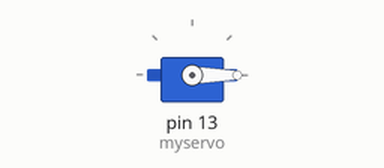
Bench run of a sketch on a simulated Arduino Uno, built with avr-gcc and run on an emulated ATmega328P. Parts: servo.

Above: at 0.05 s.
Timing chart, 0 to 3.7 s (numbered marks = the images above):
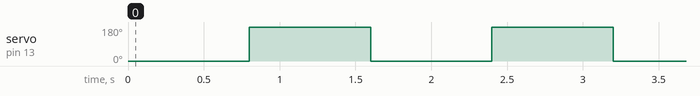

The sketch:

Servo_basic.ino
```cpp
#include <Servo.h>

int position = 0;

Servo myservo; // Creating a Servo object

void setup() {

	myservo.attach(13); // Attaching pin 13 to myservo object
}

void servo_sweep(int pos, int pause){ // Sweeps to a position and exits after a delay;
	myservo.write(pos);
	delay(pause);
	return;
}


void loop() {

	servo_sweep(0,800);
	servo_sweep(180,800);

}
```

Measured:
- by itself, servo on pin 13 (myservo): alternates 180° for 0.80 s and 0° for 0.80 s
